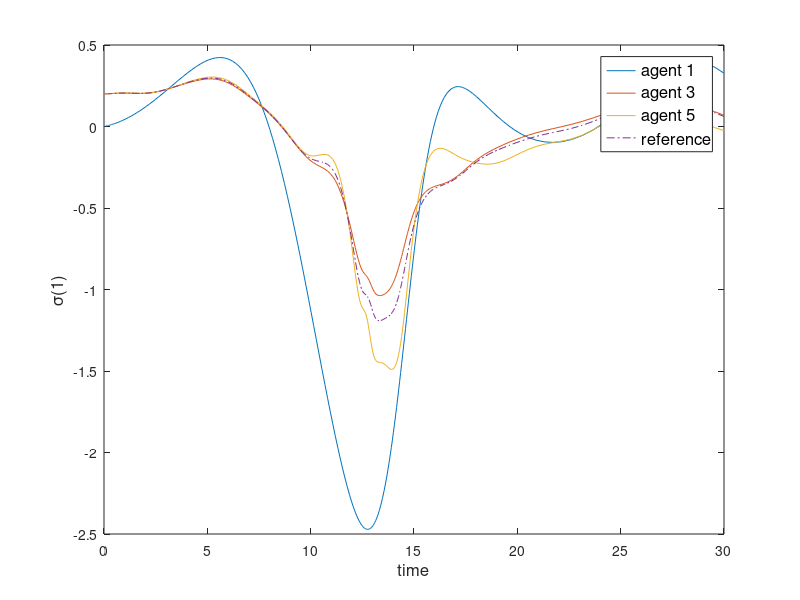

This chart was generated by the following MATLAB code:
load('rat-norm.mat');

figure();
plot(D1(:,1),D1(:,2),D1(:,1),D1(:,4),D1(:,1),D1(:,6),D1(:,1),D1(:,8),'-.');

ax = legend('agent 1', 'agent 3', 'agent 5', 'reference');
xlabel('time','fontsize',12);
ylabel('\sigma(1)','fontsize',12);
set(ax, 'fontsize',12);